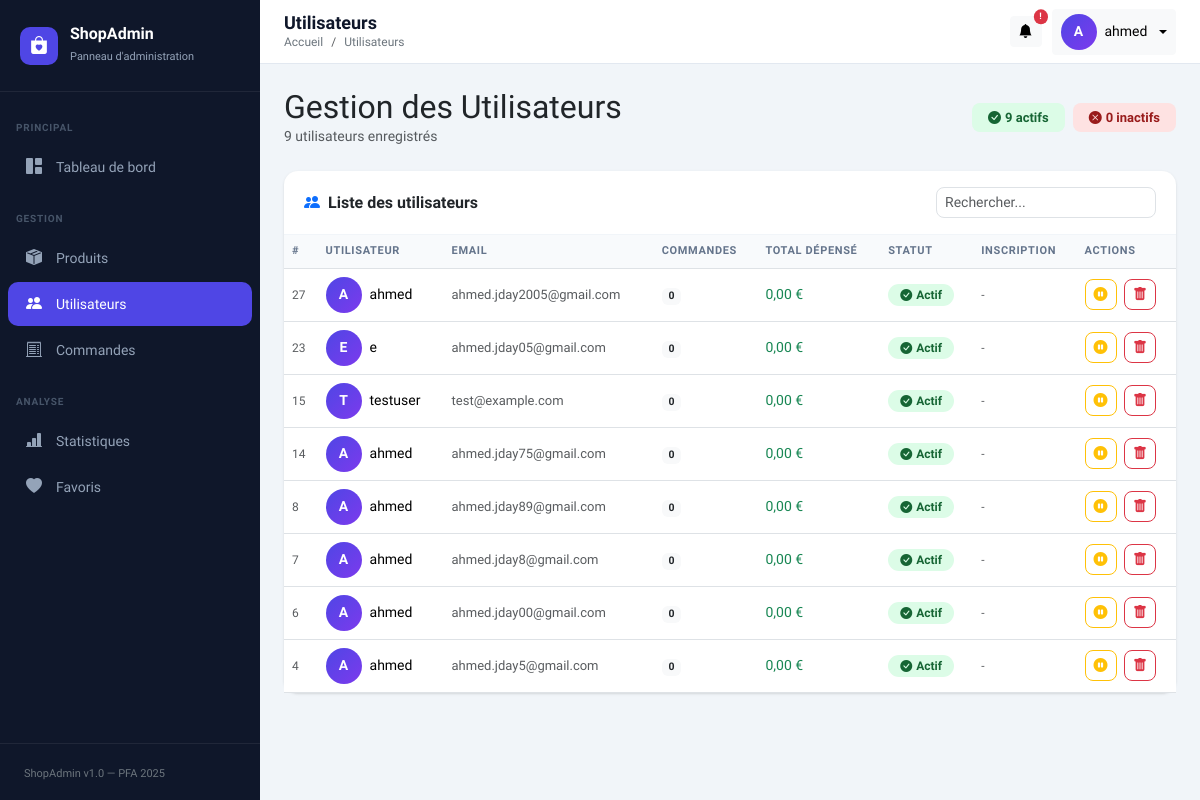
Page /dashboard-admin-main/index.php?page=users (signed in) on the committed database.
### tables this page shows
CREATE TABLE `users` (
  `id` int(11) NOT NULL,
  `name` varchar(50) NOT NULL,
  `email` varchar(255) NOT NULL,
  `role` enum('admin','customer') DEFAULT 'customer',
  `is_active` tinyint(1) DEFAULT 1,
  `password` varchar(255) NOT NULL,
  `reset_token_hash` varchar(64) DEFAULT NULL,
  `reset_token_expires_at` datetime DEFAULT NULL,
  `is_verified` tinyint(1) DEFAULT 0,
  `verification_code` varchar(6) DEFAULT NULL,
  `code_expiry` datetime DEFAULT NULL
);

### dashboard-admin-main/controllers/UserController.php (called while the page is built, shortened)
<?php
require_once __DIR__ . '/../models/User.php';
class UserController {
    private User $model;
    public function __construct() {
        $this->model = new User();
    }
    public function index(): void {
        $users = $this->model->getAll();
        require __DIR__ . '/../views/users/index.php';
    }
}

### dashboard-admin-main/config/database.php (called while the page is built, shortened)
<?php
class Database {
    private static ?PDO $instance = null;
    public static function getInstance(): PDO {
        if (self::$instance === null) {
            $dsn = "mysql:host=" . DB_HOST . ";dbname=" . DB_NAME . ";charset=" . DB_CHARSET;
            $options = [
                PDO::ATTR_ERRMODE            => PDO::ERRMODE_EXCEPTION,
                PDO::ATTR_DEFAULT_FETCH_MODE => PDO::FETCH_ASSOC,
                PDO::ATTR_EMULATE_PREPARES   => false,
            ];
            try {
                self::$instance = new PDO($dsn, DB_USER, DB_PASS, $options);
            } catch (PDOException $e) {
                error_log("Erreur connexion DB : " . $e->getMessage());
                die(json_encode(['error' => 'Connexion à la base de données échouée.']));
            }
        }
        return self::$instance;
    }
}

### dashboard-admin-main/models/User.php (called while the page is built, shortened)
<?php
require_once __DIR__ . '/../config/database.php';
class User {
    private PDO $db;
    public function __construct() {
        $this->db = Database::getInstance();
    }
    public function getAll(): array {
        $stmt = $this->db->query("
            SELECT u.*,
                   COUNT(o.id) AS order_count,
                   COALESCE(SUM(o.total_price), 0) AS total_spent
            FROM users u
            LEFT JOIN orders o ON u.id = o.user_id
            GROUP BY u.id
            ORDER BY u.id DESC
        ");
        return $stmt->fetchAll();
    }
}

### dashboard-admin-main/views/users/index.php (the view, shortened to what this page needs)
<?php
$pageTitle  = 'Utilisateurs';
$breadcrumb = 'Utilisateurs';
require_once __DIR__ . '/../../includes/header.php';
require_once __DIR__ . '/../../includes/sidebar.php';
?>
<div class="main-wrapper">
    <?php require_once __DIR__ . '/../../includes/navbar.php'; ?>
    <div class="content-area">
        <div class="d-flex justify-content-between align-items-center mb-4">
            <div>
                <h2 class="fw-800 mb-0">Gestion des Utilisateurs</h2>
                <p class="text-muted mb-0" style="font-size:14px;"><?= count($users) ?> utilisateurs enregistrés</p>
            </div>
            <div class="d-flex gap-2">
                <?php
                $activeCount   = count(array_filter($users, fn($u) => $u['is_active']));
                $inactiveCount = count($users) - $activeCount;
                ?>
                <span class="badge px-3 py-2" style="background:#dcfce7;color:#166534;font-size:13px;border-radius:8px;">
                    <i class="bi bi-check-circle-fill me-1"></i><?= $activeCount ?> actifs
                </span>
                <span class="badge px-3 py-2" style="background:#fee2e2;color:#991b1b;font-size:13px;border-radius:8px;">
                    <i class="bi bi-x-circle-fill me-1"></i><?= $inactiveCount ?> inactifs
                </span>
            </div>
        </div>
        <div class="card">
            <div class="card-header d-flex justify-content-between align-items-center">
                <span><i class="bi bi-people-fill me-2 text-primary"></i>Liste des utilisateurs</span>
                <input type="text" id="searchInput" class="form-control form-control-sm"
                       placeholder="Rechercher..." style="max-width:220px;border-radius:8px;">
            </div>
            <div class="table-responsive">
                <table class="table mb-0" id="usersTable">
                    <thead>
                        <tr>
                            <th>#</th>
                            <th>Utilisateur</th>
                            <th>Email</th>
                            <th>Commandes</th>
                            <th>Total dépensé</th>
                            <th>Statut</th>
                            <th>Inscription</th>
                            <th>Actions</th>
                        </tr>
                    </thead>
                    <tbody>
                        <?php if (empty($users)): ?>
                        <tr>
                            <td colspan="8" class="text-center py-5 text-muted">
                                <i class="bi bi-people fs-1 d-block mb-2"></i>Aucun utilisateur.
                            </td>
                        </tr>
                        <?php else: ?>
                        <?php foreach ($users as $u):
                            if ($u['role'] === 'admin') continue;
                        ?>
                        <tr>
                            <td class="text-muted" style="font-size:12px;"><?= $u['id'] ?></td>
                            <td>
                                <div class="d-flex align-items-center gap-2">
                                    <div style="width:36px;height:36px;border-radius:50%;
                                                background:linear-gradient(135deg,#4f46e5,#7c3aed);
                                                display:flex;align-items:center;justify-content:center;
                                                color:#fff;font-weight:700;font-size:14px;flex-shrink:0;">
                                        <?= strtoupper(mb_substr($u['name'], 0, 1)) ?>
                                    </div>
                                    <span class="fw-600"><?= htmlspecialchars($u['name']) ?></span>
                                </div>
                            </td>
                            <td class="text-muted" style="font-size:13px;"><?= htmlspecialchars($u['email']) ?></td>
                            <td>
                                <span class="badge bg-light text-dark fw-600"><?= $u['order_count'] ?></span>
                            </td>
                            <td class="fw-600 text-success"><?= number_format($u['total_spent'], 2, ',', ' ') ?> €</td>
                            <td>
                                <?php if ($u['is_active']): ?>
                                <span class="status-badge status-delivered">
                                    <i class="bi bi-check-circle-fill me-1"></i>Actif
                                </span>
                                <?php else: ?>
                                <span class="status-badge status-cancelled">
                                    <i class="bi bi-x-circle-fill me-1"></i>Inactif
                                </span>
                                <?php endif; ?>
                            </td>
                            <td class="text-muted" style="font-size:12px;">
                                <?= !empty($u['created_at']) ? date('d/m/Y', strtotime($u['created_at'])) : '-' ?>
                            </td>
                            <td>
                                <a href="index.php?page=users&action=toggle&id=<?= $u['id'] ?>"
                                   class="btn btn-sm <?= $u['is_active'] ? 'btn-outline-warning' : 'btn-outline-success' ?> me-1"
                                   title="<?= $u['is_active'] ? 'Désactiver' : 'Activer' ?>"
                                   style="border-radius:8px;">
                                    <i class="bi <?= $u['is_active'] ? 'bi-pause-circle-fill' : 'bi-play-circle-fill' ?>"></i>
                                </a>
                                <button class="btn btn-sm btn-outline-danger"
                                        onclick="confirmDelete(<?= $u['id'] ?>, '<?= htmlspecialchars(addslashes($u['name'])) ?>')"
                                        style="border-radius:8px;" title="Supprimer">
                                    <i class="bi bi-trash-fill"></i>
                                </button>
                            </td>
                        </tr>
                        <?php endforeach; ?>
                        <?php endif; ?>
                    </tbody>
                </table>
            </div>
        </div>
    </div>
</div>
<?php require_once __DIR__ . '/../../includes/footer.php'; ?>

### dashboard-admin-main/index.php (shortened to what this page needs)
<?php
require_once __DIR__ . '/config/database.php';
require_once __DIR__ . '/models/User.php';
$page   = $_GET['page']   ?? 'dashboard';
switch ($page) {
    case 'users':
        require_once __DIR__ . '/controllers/UserController.php';
        $ctrl = new UserController();
        match($action) {
            'toggle' => $ctrl->toggleStatus(),
            'delete' => $ctrl->delete(),
            default  => $ctrl->index(),
        };
        break;
}

### dashboard-admin-main/includes/header.php (shortened to what this page needs)
<!DOCTYPE html>
<html lang="fr">
<head>
    <link href="https://cdn.jsdelivr.net/npm/bootstrap@5.3.2/dist/css/bootstrap.min.css" rel="stylesheet">
    <link href="https://cdn.jsdelivr.net/npm/bootstrap-icons@1.11.3/font/bootstrap-icons.min.css" rel="stylesheet">
</head>
<body>

### dashboard-admin-main/includes/sidebar.php
<?php $currentPage = $_GET['page'] ?? 'dashboard'; ?>
<aside class="sidebar">
    <div class="sidebar-brand">
        <div class="brand-icon"><i class="bi bi-bag-heart-fill"></i></div>
        <div>
            <h5>ShopAdmin</h5>
            <small>Panneau d'administration</small>
        </div>
    </div>
    <nav class="mt-2">
        <div class="sidebar-section">Principal</div>
        <a href="index.php?page=dashboard"
           class="<?= $currentPage === 'dashboard' ? 'active' : '' ?>">
            <i class="bi bi-grid-1x2-fill"></i>
            Tableau de bord
        </a>
        <div class="sidebar-section">Gestion</div>
        <a href="index.php?page=products"
           class="<?= $currentPage === 'products' ? 'active' : '' ?>">
            <i class="bi bi-box-seam-fill"></i>
            Produits
        </a>
        <a href="index.php?page=users"
           class="<?= $currentPage === 'users' ? 'active' : '' ?>">
            <i class="bi bi-people-fill"></i>
            Utilisateurs
        </a>
        <a href="index.php?page=orders"
           class="<?= $currentPage === 'orders' ? 'active' : '' ?>">
            <i class="bi bi-receipt-cutoff"></i>
            Commandes
        </a>
        <div class="sidebar-section">Analyse</div>
        <a href="index.php?page=stats"
           class="<?= $currentPage === 'stats' ? 'active' : '' ?>">
            <i class="bi bi-bar-chart-line-fill"></i>
            Statistiques
        </a>
        <a href="index.php?page=favorites"
           class="<?= $currentPage === 'favorites' ? 'active' : '' ?>">
            <i class="bi bi-heart-fill"></i>
            Favoris
        </a>
    </nav>
    <div class="px-4 py-3" style="position:absolute;bottom:0;left:0;right:0;border-top:1px solid rgba(255,255,255,.07);">
        <small class="text-secondary" style="font-size:11px;">ShopAdmin v1.0 — PFA 2025</small>
    </div>
</aside>

### dashboard-admin-main/includes/navbar.php (shortened to what this page needs)
<nav class="topnav">
    <div class="d-flex align-items-center gap-3">
        <div>
            <h1 class="page-title"><?= htmlspecialchars($pageTitle ?? 'Dashboard') ?></h1>
            <?php if (!empty($breadcrumb)): ?>
            <nav aria-label="breadcrumb">
                <ol class="breadcrumb mb-0">
                    <li class="breadcrumb-item">
                        <a href="index.php" class="text-decoration-none text-secondary">Accueil</a>
                    </li>
                    <li class="breadcrumb-item active text-secondary">
                        <?= htmlspecialchars($breadcrumb) ?>
                    </li>
                </ol>
            </nav>
            <?php endif; ?>
        </div>
    </div>
    <div class="admin-info">
        <button class="btn btn-light btn-sm position-relative" title="Alertes">
            <i class="bi bi-bell-fill"></i>
            <span class="position-absolute top-0 start-100 translate-middle badge rounded-pill bg-danger" style="font-size:9px;">!</span>
        </button>
        <div class="dropdown">
            <button class="btn btn-light btn-sm dropdown-toggle d-flex align-items-center gap-2"
                    data-bs-toggle="dropdown">
                <div class="admin-avatar">
                    <?= strtoupper(substr($_SESSION['admin_name'] ?? 'A', 0, 1)) ?>
                </div>
                <span class="d-none d-md-inline fw-600">
                    <?= htmlspecialchars($_SESSION['admin_name'] ?? 'Admin') ?>
                </span>
            </button>
        </div>
    </div>
</nav>

### dashboard-admin-main/includes/footer.php (shortened to what this page needs)
</body>
</html>

### dashboard-admin-main/includes/header.php (style rules this page uses)
:root { --sidebar-width: 260px; --primary: #4f46e5; --primary-dark: #3730a3; --primary-light: #ede9fe; --sidebar-bg: #0f172a; --sidebar-text: #94a3b8; --sidebar-active: #4f46e5; --body-bg: #f1f5f9; --card-shadow: 0 1px 3px 0 rgba(0,0,0,.1), 0 1px 2px -1px rgba(0,0,0,.1); }
* { font-family: 'Plus Jakarta Sans', sans-serif; }
body { background: var(--body-bg); }
.sidebar { position: fixed; top: 0; left: 0; bottom: 0; width: var(--sidebar-width); background: var(--sidebar-bg); z-index: 1040; overflow-y: auto; transition: transform .3s ease; }
.sidebar-brand { display: flex; align-items: center; gap: 12px; padding: 24px 20px; border-bottom: 1px solid rgba(255,255,255,.07); }
.sidebar-brand .brand-icon { width: 38px; height: 38px; border-radius: 10px; background: var(--primary); display: flex; align-items: center; justify-content: center; font-size: 18px; color: #fff; }
.sidebar-brand h5 { color: #fff; margin: 0; font-size: 16px; font-weight: 700; }
.sidebar-brand small { color: var(--sidebar-text); font-size: 11px; }
.sidebar-section { padding: 20px 16px 8px; font-size: 10px; font-weight: 700; letter-spacing: .08em; color: #475569; text-transform: uppercase; }
.sidebar nav a { display: flex; align-items: center; gap: 12px; padding: 10px 16px; color: var(--sidebar-text); text-decoration: none; border-radius: 10px; margin: 2px 8px; font-size: 14px; font-weight: 500; transition: all .2s; }
.sidebar nav a.active { background: var(--primary); color: #fff; }
.sidebar nav a i { width: 20px; text-align: center; font-size: 16px; }
.main-wrapper { margin-left: var(--sidebar-width); min-height: 100vh; display: flex; flex-direction: column; }
.topnav { background: #fff; border-bottom: 1px solid #e2e8f0; padding: 0 24px; height: 64px; display: flex; align-items: center; justify-content: space-between; position: sticky; top: 0; z-index: 100; }
.topnav .page-title { font-size: 18px; font-weight: 700; color: #0f172a; margin: 0; }
.topnav .breadcrumb { margin: 0; font-size: 12px; }
.topnav .admin-info { display: flex; align-items: center; gap: 10px; }
.admin-avatar { width: 36px; height: 36px; border-radius: 50%; background: linear-gradient(135deg, var(--primary), #7c3aed); display: flex; align-items: center; justify-content: center; color: #fff; font-weight: 700; font-size: 14px; }
.content-area { padding: 24px; flex: 1; }
.card { border: none; border-radius: 14px; box-shadow: var(--card-shadow); }
.card-header { background: transparent; border-bottom: 1px solid #f1f5f9; font-weight: 700; padding: 16px 20px; }
.table th { font-size: 11px; font-weight: 700; text-transform: uppercase; letter-spacing: .06em; color: #64748b; background: #f8fafc; }
.table td { vertical-align: middle; font-size: 14px; }
.status-badge { padding: 4px 12px; border-radius: 99px; font-size: 12px; font-weight: 600; }
.status-delivered { background:#dcfce7; color:#166534; }

### rows in the picture
users: id "27", name "A", name "ahmed", email "ahmed.jday2005@gmail.com", order_count "0", total_spent "0,00", is_active 1 (drawn)
users: id "23", name "E", name "e", email "ahmed.jday05@gmail.com", order_count "0", total_spent "0,00", is_active 1 (drawn)
users: id "15", name "T", name "testuser", email "test@example.com", order_count "0", total_spent "0,00", is_active 1 (drawn)
users: id "14", name "A", name "ahmed", email "ahmed.jday75@gmail.com", order_count "0", total_spent "0,00", is_active 1 (drawn)
users: id "8", name "A", name "ahmed", email "ahmed.jday89@gmail.com", order_count "0", total_spent "0,00", is_active 1 (drawn)
users: id "7", name "A", name "ahmed", email "ahmed.jday8@gmail.com", order_count "0", total_spent "0,00", is_active 1 (drawn)
users: id "6", name "A", name "ahmed", email "ahmed.jday00@gmail.com", order_count "0", total_spent "0,00", is_active 1 (drawn)
users: id "4", name "A", name "ahmed", email "ahmed.jday5@gmail.com", order_count "0", total_spent "0,00", is_active 1 (drawn)

### other values in the picture
$pageTitle "Utilisateurs"
$breadcrumb "Utilisateurs"
substr($_SESSION['admin_name'] ?? 'A', 0, 1) "A"
$_SESSION['admin_name'] "ahmed"
count($users) "9"
$activeCount "9"
$inactiveCount "0"
